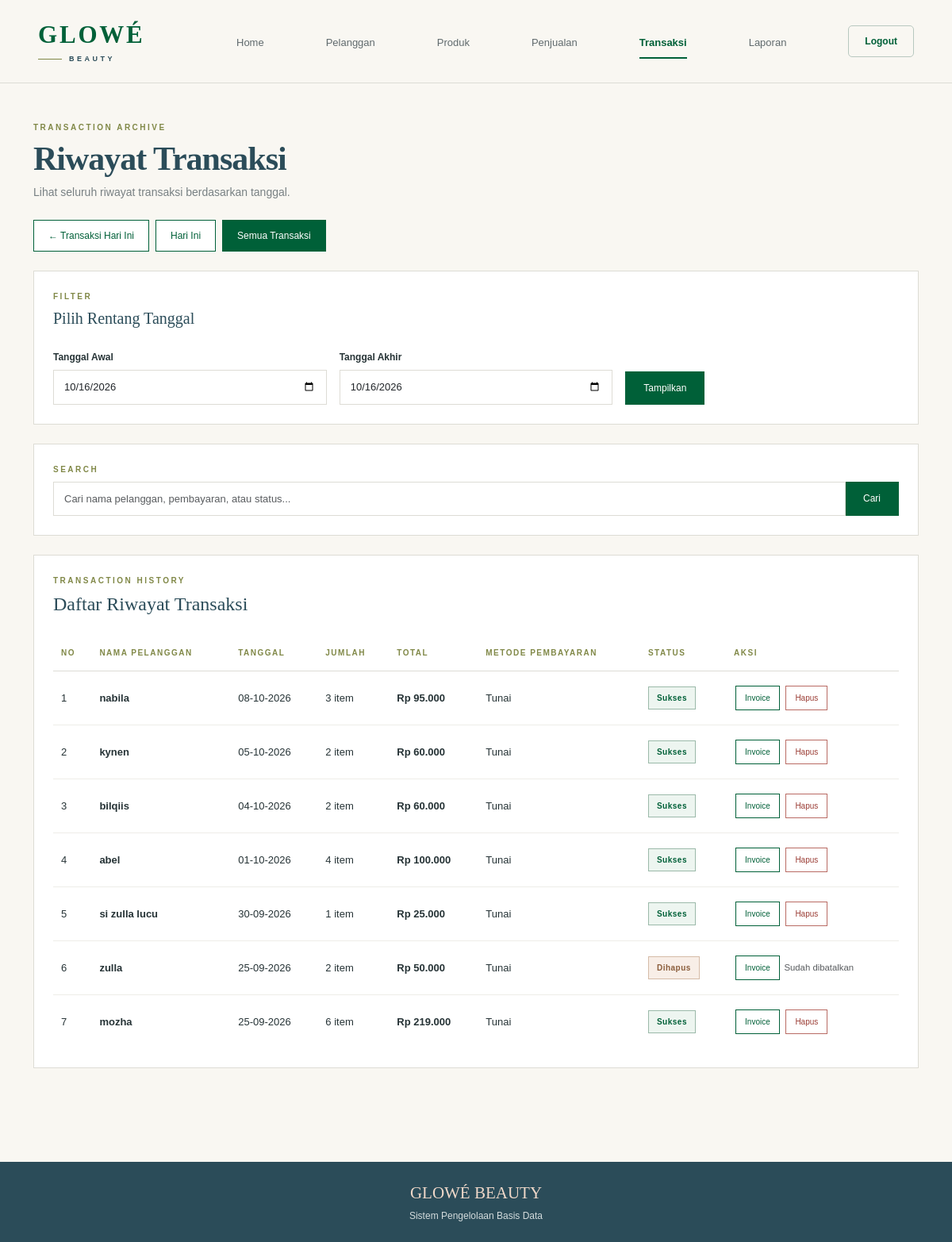
Screenshot of /admin/riwayat.php?mode=semua with the database file from the repository.
### tables this page shows
CREATE TABLE `transaksi` (
  `id_transaksi` int(11) NOT NULL,
  `id_penjualan` int(11) NOT NULL,
  `metode_pembayaran` varchar(20) NOT NULL,
  `status` enum('sukses','dihapus','') NOT NULL,
  `tanggal_transaksi` datetime NOT NULL DEFAULT current_timestamp()
);

CREATE TABLE `pelanggan` (
  `id_pelanggan` int(11) NOT NULL,
  `nama_pelanggan` varchar(50) NOT NULL,
  `alamat` text NOT NULL,
  `no_telepon` varchar(20) NOT NULL
);

CREATE TABLE `penjualan` (
  `id_penjualan` int(11) NOT NULL,
  `id_pelanggan` int(11) NOT NULL,
  `tanggal_penjualan` date NOT NULL,
  `total_harga` decimal(10,2) NOT NULL
);

### admin/riwayat.php (the view, shortened to what this page needs)
<?php
include '../koneksi.php';
$mode = isset($_GET['mode'])
    ? $_GET['mode']
    : 'hari_ini';
$tanggal_awal = isset($_GET['tanggal_awal'])
    ? $_GET['tanggal_awal']
    : date('Y-m-d');
$tanggal_akhir = isset($_GET['tanggal_akhir'])
    ? $_GET['tanggal_akhir']
    : date('Y-m-d');
$keyword = trim($_GET['cari'] ?? '');
$where = '';
if ($mode == 'hari_ini') {
    $where = "
        WHERE penjualan.tanggal_penjualan = CURDATE()
    ";
} elseif ($mode == 'semua') {
    $where = '';
}
$data = mysqli_query($koneksi, "
    SELECT
        transaksi.id_transaksi,
        transaksi.id_penjualan,
        pelanggan.nama_pelanggan,
        penjualan.tanggal_penjualan,
        penjualan.total_harga,
        transaksi.metode_pembayaran,
        transaksi.status,
        transaksi.tanggal_transaksi,
        COALESCE(
            SUM(detail_penjualan.jumlah),
            0
        ) AS jumlah
    FROM transaksi
    INNER JOIN penjualan
        ON transaksi.id_penjualan =
           penjualan.id_penjualan
    INNER JOIN pelanggan
        ON penjualan.id_pelanggan =
           pelanggan.id_pelanggan
    LEFT JOIN detail_penjualan
        ON penjualan.id_penjualan =
           detail_penjualan.id_penjualan
    $where
    GROUP BY
        transaksi.id_transaksi,
        transaksi.id_penjualan,
        pelanggan.nama_pelanggan,
        penjualan.tanggal_penjualan,
        penjualan.total_harga,
        transaksi.metode_pembayaran,
        transaksi.status,
        transaksi.tanggal_transaksi
    ORDER BY
        transaksi.id_transaksi DESC
");
?>
<!DOCTYPE html>
<html lang="id">
<head>
<link
    href="https://cdn.jsdelivr.net/npm/bootstrap@5.3.3/dist/css/bootstrap.min.css"
    rel="stylesheet"
>
</head>
<body>
<nav class="navbar">
<div class="container-fluid px-lg-5">
<div class="navbar-inner">
<a
    href="index.php"
    class="logo"
>
    <div class="logo-main">
        GLOWÉ
    </div>
    <div class="logo-bottom">
        <div class="logo-line"></div>
        <div class="logo-sub">
            BEAUTY
        </div>
    </div>
</a>
<div class="nav-menu">
    <a
        href="index.php"
        class="nav-link-custom"
    >
        Home
    </a>
    <a
        href="pelanggan.php"
        class="nav-link-custom"
    >
        Pelanggan
    </a>
    <a
        href="produk.php"
        class="nav-link-custom"
    >
        Produk
    </a>
    <a
        href="penjualan.php"
        class="nav-link-custom"
    >
        Penjualan
    </a>
    <a
        href="transaksi.php"
        class="nav-link-custom active"
    >
        Transaksi
    </a>
    <a
        href="laporan.php"
        class="nav-link-custom"
    >
        Laporan
    </a>
    <a
        href="../logout.php"
        class="logout"
        onclick="return confirm('Yakin ingin logout?')"
    >
        Logout
    </a>
</div>
</div>
</div>
</nav>
<div class="container py-5">
    <div class="section-label">
        Transaction Archive
    </div>
    <h1 class="page-title">
        Riwayat Transaksi
    </h1>
    <p class="page-desc mb-4">
        Lihat seluruh riwayat transaksi berdasarkan tanggal.
    </p>
    <div class="d-flex flex-wrap gap-2 mb-4">
        <a
            href="transaksi.php"
            class="btn-outline-green"
        >
            ← Transaksi Hari Ini
        </a>
        <a
            href="riwayat.php?mode=hari_ini"
            class="filter-btn
            <?= $mode == 'hari_ini' ? 'active' : ''; ?>"
        >
            Hari Ini
        </a>
        <a
            href="riwayat.php?mode=semua"
            class="filter-btn
            <?= $mode == 'semua' ? 'active' : ''; ?>"
        >
            Semua Transaksi
        </a>
    </div>
    <div class="card-editorial p-4 mb-4">
        <div class="section-label">
            Filter
        </div>
        <h5
            style="font-family:Georgia,serif;color:var(--outer);"
            class="mb-4"
        >
            Pilih Rentang Tanggal
        </h5>
        <form method="GET">
            <div class="row g-3 align-items-end">
                <div class="col-md-4">
                    <label class="form-label">
                        Tanggal Awal
                    </label>
                    <input
                        type="date"
                        name="tanggal_awal"
                        class="form-control"
                        value="<?= htmlspecialchars($tanggal_awal); ?>"
                        required
                    >
                </div>
                <div class="col-md-4">
                    <label class="form-label">
                        Tanggal Akhir
                    </label>
                    <input
                        type="date"
                        name="tanggal_akhir"
                        class="form-control"
                        value="<?= htmlspecialchars($tanggal_akhir); ?>"
                        required
                    >
                </div>
                <div class="col-md-4">
                    <button
                        type="submit"
                        class="btn-green"
                    >
                        Tampilkan
                    </button>
                </div>
            </div>
        </form>
    </div>
    <div class="card-editorial p-4 mb-4">
        <div class="section-label">
            Search
        </div>
        <form method="GET">
            <div class="input-group">
                <input
                    type="text"
                    name="cari"
                    class="form-control"
                    placeholder="Cari nama pelanggan, pembayaran, atau status..."
                    value="<?= htmlspecialchars($keyword); ?>"
                >
                <button
                    type="submit"
                    class="btn-green"
                >
                    Cari
                </button>
            </div>
        </form>
    </div>
    <div class="card-editorial">
        <div class="p-4">
            <div class="section-label">
                Transaction History
            </div>
            <h4
                style="font-family:Georgia,serif;color:var(--outer);"
                class="mb-4"
            >
                Daftar Riwayat Transaksi
            </h4>
            <div class="table-responsive">
                <table class="table align-middle">
                    <thead>
                        <tr>
                            <th>No</th>
                            <th>
                                Nama Pelanggan
                            </th>
                            <th>
                                Tanggal
                            </th>
                            <th>
                                Jumlah
                            </th>
                            <th>
                                Total
                            </th>
                            <th>
                                Metode Pembayaran
                            </th>
                            <th>
                                Status
                            </th>
                            <th>
                                Aksi
                            </th>
                        </tr>
                    </thead>
                    <tbody>
                    <?php
                    $no = 1;
                    if (
                        $data &&
                        mysqli_num_rows($data) > 0
                    ) {
                        while (
                            $row = mysqli_fetch_assoc($data)
                        ) {
                    ?>
                        <tr>
                            <td>
                                <?= $no++; ?>
                            </td>
                            <td class="customer-name">
                                <?= htmlspecialchars(
                                    $row['nama_pelanggan']
                                ); ?>
                            </td>
                            <td>
                                <?= date(
                                    'd-m-Y',
                                    strtotime(
                                        $row['tanggal_penjualan']
                                    )
                                ); ?>
                            </td>
                            <td>
                                <?= $row['jumlah']; ?> item
                            </td>
                            <td class="price">
                                Rp <?= number_format(
                                    $row['total_harga'],
                                    0,
                                    ',',
                                    '.'
                                ); ?>
                            </td>
                            <td>
                                <?= htmlspecialchars(
                                    $row['metode_pembayaran']
                                ); ?>
                            </td>
                            <td>
                                <?php if (
                                    $row['status'] == 'sukses'
                                ) { ?>
                                    <span class="badge-success">
                                        Sukses
                                    </span>
                                <?php } elseif (
                                    $row['status'] == 'dihapus'
                                ) { ?>
                                    <span class="badge-deleted">
                                        Dihapus
                                    </span>
                                <?php } ?>
                            </td>
                            <td>
                                <a
                                    href="invoice.php?id_penjualan=<?= $row['id_penjualan']; ?>"
                                    class="btn-action btn-invoice"
                                >
                                    Invoice
                                </a>
                                <?php if (
                                    $row['status'] == 'sukses'
                                ) { ?>
                                    <a
                                        href="hapus_transaksi.php?id_transaksi=<?= $row['id_transaksi']; ?>"
                                        class="btn-action btn-delete"
                                        onclick="return confirm('Yakin ingin membatalkan transaksi ini? Transaksi akan berstatus Dihapus dan stok akan dikembalikan.')"
                                    >
                                        Hapus
                                    </a>
                                <?php } else { ?>
                                    <span class="text-muted small">
                                        Sudah dibatalkan
                                    </span>
                                <?php } ?>
                            </td>
                        </tr>
                    <?php
                        }
                    }
                    ?>
                    </tbody>
                </table>
            </div>
        </div>
    </div>
</div>
<footer>
    <div class="container py-4 text-center">
        <div class="brand mb-1">
            GLOWÉ BEAUTY
        </div>
        <p class="mb-0">
            Sistem Pengelolaan Basis Data
        </p>
    </div>
</footer>
</body>
</html>

### admin/riwayat.php (style rules this page uses)
:root { --ivory:#F9F7F2; --green:#006038; --darkgreen:#00492b; --mustard:#808847; --outer:#2B4C59; --outerspace:#2B4C59; --peach:#EFD8C9; --text:#263336; --muted:#788083; --line:#DDDCD5; }
* { box-sizing:border-box; }
body { margin:0; background:var(--ivory); color:var(--text); font-family:Arial,sans-serif; }
.navbar { background:var(--ivory); border-bottom:1px solid var(--line); }
.navbar-inner { min-height:88px; display:flex; align-items:center; width:100%; }
.logo { text-decoration:none; display:flex; flex-direction:column; line-height:1; min-width:185px; flex-shrink:0; }
.logo-main { color:var(--green); font:600 31px Georgia,serif; letter-spacing:2.8px; }
.logo-bottom { display:flex; align-items:center; margin-top:8px; }
.logo-line { width:30px; height:1px; background:var(--mustard); margin-right:9px; }
.logo-sub { color:var(--outerspace); font-size:9px; font-weight:700; letter-spacing:3.5px; }
.nav-menu { flex:1; display:flex; align-items:center; justify-content:space-between; margin-left:55px; }
.nav-link-custom { position:relative; color:#606A6D; text-decoration:none; font-size:13px; font-weight:500; padding:34px 10px 31px; white-space:nowrap; }
.nav-link-custom:hover, .nav-link-custom.active { color:var(--green); }
.nav-link-custom.active { font-weight:700; }
.nav-link-custom.active:after { content:""; position:absolute; left:10px; right:10px; bottom:20px; height:2px; background:var(--green); }
.logout { color:var(--green); border:1px solid #B8C8C0; border-radius:5px; padding:10px 20px; text-decoration:none; font-size:12px; font-weight:700; margin-left:10px; }
.section-label { color:var(--mustard); font-size:10px; font-weight:700; letter-spacing:2.5px; text-transform:uppercase; margin-bottom:8px; }
.page-title { color:var(--outer); font:600 42px Georgia,serif; letter-spacing:-1px; margin:0 0 8px; }
.page-desc { color:var(--muted); font-size:14px; }
.card-editorial { background:#fff; border:1px solid var(--line); border-radius:0; }
.btn-green { display:inline-block; background:var(--green); color:#fff; border:1px solid var(--green); border-radius:0; padding:11px 22px; font-size:12px; text-decoration:none; }
.btn-outline-green { display:inline-block; color:var(--green); background:#fff; border:1px solid var(--green); border-radius:0; padding:10px 18px; font-size:12px; text-decoration:none; }
.form-control { border:1px solid var(--line); border-radius:0; padding:11px 13px; font-size:13px; }
.form-label { color:var(--text); font-size:12px; font-weight:600; margin-bottom:7px; }
.filter-btn { display:inline-block; padding:10px 18px; font-size:12px; text-decoration:none; border:1px solid var(--green); color:var(--green); background:#fff; }
.filter-btn.active { background:var(--green); color:#fff; }
.table { margin-bottom:0; }
.table thead th { color:var(--mustard); background:transparent; border-bottom:1px solid var(--line); font-size:10px; text-transform:uppercase; letter-spacing:1.5px; padding:15px 10px; white-space:nowrap; }
.table tbody td { border-bottom:1px solid #eeeDE8; padding:16px 10px; font-size:13px; color:var(--text); }
.table tbody tr:last-child td { border-bottom:0; }
.customer-name { font-weight:600; }
.price { color:var(--green); font-weight:600; }
.badge-success { display:inline-block; color:var(--green); border:1px solid #9bb9a9; background:#edf5f0; padding:6px 10px; font-size:10px; font-weight:600; letter-spacing:.5px; }
.badge-deleted { display:inline-block; color:#8B5E3C; border:1px solid #d5bba7; background:#f8eee7; padding:6px 10px; font-size:10px; font-weight:600; letter-spacing:.5px; }
.btn-action { display:inline-block; border-radius:0; font-size:10px; padding:7px 11px; text-decoration:none; margin:2px; }
.btn-invoice { color:var(--green); border:1px solid var(--green); background:#fff; }
.btn-delete { color:#9b3d35; border:1px solid #b96b64; background:#fff; }
footer { background:var(--outer); color:#fff; margin-top:70px; }
footer .brand { color:var(--peach); font-family:Georgia,serif; font-size:21px; }
footer p { color:#d4dcdd; font-size:12px; }

### rows the page displays
transaksi: pelanggan.nama_pelanggan "nabila", id_penjualan.tanggal_penjualan "08-10-2026", jumlah "3", id_penjualan.total_harga "95.000", metode_pembayaran "Tunai", status "Sukses"
transaksi: pelanggan.nama_pelanggan "kynen", id_penjualan.tanggal_penjualan "05-10-2026", jumlah "2", id_penjualan.total_harga "60.000", metode_pembayaran "Tunai", status "Sukses"
transaksi: pelanggan.nama_pelanggan "bilqiis", id_penjualan.tanggal_penjualan "04-10-2026", jumlah "2", id_penjualan.total_harga "60.000", metode_pembayaran "Tunai", status "Sukses"
transaksi: pelanggan.nama_pelanggan "abel", id_penjualan.tanggal_penjualan "01-10-2026", jumlah "4", id_penjualan.total_harga "100.000", metode_pembayaran "Tunai", status "Sukses"
transaksi: pelanggan.nama_pelanggan "si zulla lucu", id_penjualan.tanggal_penjualan "30-09-2026", jumlah "1", id_penjualan.total_harga "25.000", metode_pembayaran "Tunai", status "Sukses"
transaksi: pelanggan.nama_pelanggan "zulla", id_penjualan.tanggal_penjualan "25-09-2026", jumlah "2", id_penjualan.total_harga "50.000", metode_pembayaran "Tunai", status "Dihapus"
transaksi: pelanggan.nama_pelanggan "mozha", id_penjualan.tanggal_penjualan "25-09-2026", jumlah "6", id_penjualan.total_harga "219.000", metode_pembayaran "Tunai", status "Sukses"
